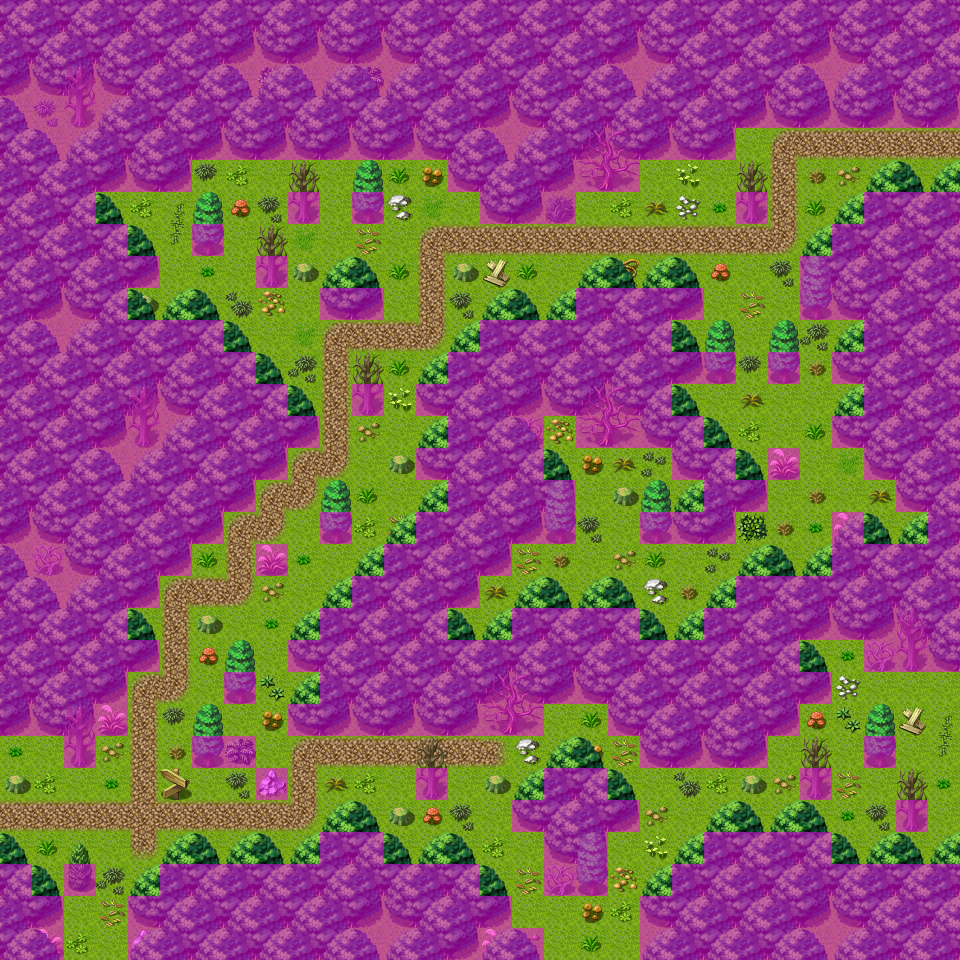

The image is a tile-based game level rendered from a .tmx file. Its description and source (layers, tilesets, objects; grid data summarised) follow:
An orthogonal 30x30 tile map with 32x32 px tiles, 4 tile layers (Ground, Objects, Above, Walkable), 40 tilesets and 13 objects (7x spawn, 5x mapchange, sign).

<map version="1.0" orientation="orthogonal" width="30" height="30" tilewidth="32" tileheight="32">
 <properties>
  <property name="outside" value="1" />
 </properties>
 <tileset firstgid="1" name="map_bed_1" tilewidth="32" tileheight="32">
  <image source="../drawable/map_bed_1.png" width="512" height="256" />
 </tileset>
 <tileset firstgid="129" name="map_border_1" tilewidth="32" tileheight="32">
  <image source="../drawable/map_border_1.png" width="512" height="256" />
 </tileset>
 <tileset firstgid="257" name="map_bridge_1" tilewidth="32" tileheight="32">
  <image source="../drawable/map_bridge_1.png" width="512" height="256" />
 </tileset>
 <tileset firstgid="385" name="map_broken_1" tilewidth="32" tileheight="32">
  <image source="../drawable/map_broken_1.png" width="512" height="256" />
 </tileset>
 <tileset firstgid="513" name="map_cavewall_1" tilewidth="32" tileheight="32">
  <image source="../drawable/map_cavewall_1.png" width="576" height="192" />
 </tileset>
 <tileset firstgid="621" name="map_cavewall_2" tilewidth="32" tileheight="32">
  <image source="../drawable/map_cavewall_2.png" width="576" height="192" />
 </tileset>
 <tileset firstgid="729" name="map_cavewall_3" tilewidth="32" tileheight="32">
  <image source="../drawable/map_cavewall_3.png" width="576" height="192" />
 </tileset>
 <tileset firstgid="837" name="map_chair_table_1" tilewidth="32" tileheight="32">
  <image source="../drawable/map_chair_table_1.png" width="512" height="256" />
 </tileset>
 <tileset firstgid="965" name="map_crate_1" tilewidth="32" tileheight="32">
  <image source="../drawable/map_crate_1.png" width="512" height="256" />
 </tileset>
 <tileset firstgid="1093" name="map_cupboard_1" tilewidth="32" tileheight="32">
  <image source="../drawable/map_cupboard_1.png" width="512" height="256" />
 </tileset>
 <tileset firstgid="1221" name="map_curtain_1" tilewidth="32" tileheight="32">
  <image source="../drawable/map_curtain_1.png" width="512" height="256" />
 </tileset>
 <tileset firstgid="1349" name="map_entrance_1" tilewidth="32" tileheight="32">
  <image source="../drawable/map_entrance_1.png" width="512" height="256" />
 </tileset>
 <tileset firstgid="1477" name="map_fence_1" tilewidth="32" tileheight="32">
  <image source="../drawable/map_fence_1.png" width="512" height="256" />
 </tileset>
 <tileset firstgid="1605" name="map_fence_2" tilewidth="32" tileheight="32">
  <image source="../drawable/map_fence_2.png" width="512" height="256" />
 </tileset>
 <tileset firstgid="1733" name="map_ground_1" tilewidth="32" tileheight="32">
  <image source="../drawable/map_ground_1.png" width="512" height="256" />
 </tileset>
 <tileset firstgid="1861" name="map_ground_2" tilewidth="32" tileheight="32">
  <image source="../drawable/map_ground_2.png" width="512" height="256" />
 </tileset>
 <tileset firstgid="1989" name="map_ground_3" tilewidth="32" tileheight="32">
  <image source="../drawable/map_ground_3.png" width="512" height="256" />
 </tileset>
 <tileset firstgid="2117" name="map_ground_4" tilewidth="32" tileheight="32">
  <image source="../drawable/map_ground_4.png" width="512" height="256" />
 </tileset>
 <tileset firstgid="2245" name="map_ground_5" tilewidth="32" tileheight="32">
  <image source="../drawable/map_ground_5.png" width="512" height="256" />
 </tileset>
 <tileset firstgid="2373" name="map_ground_6" tilewidth="32" tileheight="32">
  <image source="../drawable/map_ground_6.png" width="512" height="256" />
 </tileset>
 <tileset firstgid="2501" name="map_ground_7" tilewidth="32" tileheight="32">
  <image source="../drawable/map_ground_7.png" width="512" height="256" />
 </tileset>
 <tileset firstgid="2629" name="map_ground_8" tilewidth="32" tileheight="32">
  <image source="../drawable/map_ground_8.png" width="512" height="256" />
 </tileset>
 <tileset firstgid="2757" name="map_indoor_1" tilewidth="32" tileheight="32">
  <image source="../drawable/map_indoor_1.png" width="512" height="256" />
 </tileset>
 <tileset firstgid="2885" name="map_kitchen_1" tilewidth="32" tileheight="32">
  <image source="../drawable/map_kitchen_1.png" width="512" height="256" />
 </tileset>
 <tileset firstgid="3013" name="map_outdoor_1" tilewidth="32" tileheight="32">
  <image source="../drawable/map_outdoor_1.png" width="512" height="256" />
 </tileset>
 <tileset firstgid="3141" name="map_pillar_1" tilewidth="32" tileheight="32">
  <image source="../drawable/map_pillar_1.png" width="512" height="256" />
 </tileset>
 <tileset firstgid="3269" name="map_plant_1" tilewidth="32" tileheight="32">
  <image source="../drawable/map_plant_1.png" width="512" height="256" />
 </tileset>
 <tileset firstgid="3397" name="map_rock_1" tilewidth="32" tileheight="32">
  <image source="../drawable/map_rock_1.png" width="512" height="256" />
 </tileset>
 <tileset firstgid="3525" name="map_roof_1" tilewidth="32" tileheight="32">
  <image source="../drawable/map_roof_1.png" width="512" height="256" />
 </tileset>
 <tileset firstgid="3653" name="map_roof_2" tilewidth="32" tileheight="32">
  <image source="../drawable/map_roof_2.png" width="512" height="256" />
 </tileset>
 <tileset firstgid="3781" name="map_shop_1" tilewidth="32" tileheight="32">
  <image source="../drawable/map_shop_1.png" width="512" height="256" />
 </tileset>
 <tileset firstgid="3909" name="map_sign_ladder_1" tilewidth="32" tileheight="32">
  <image source="../drawable/map_sign_ladder_1.png" width="512" height="256" />
 </tileset>
 <tileset firstgid="4037" name="map_table_1" tilewidth="32" tileheight="32">
  <image source="../drawable/map_table_1.png" width="512" height="256" />
 </tileset>
 <tileset firstgid="4165" name="map_trail_1" tilewidth="32" tileheight="32">
  <image source="../drawable/map_trail_1.png" width="512" height="256" />
 </tileset>
 <tileset firstgid="4293" name="map_tree_1" tilewidth="32" tileheight="32">
  <image source="../drawable/map_tree_1.png" width="512" height="256" />
 </tileset>
 <tileset firstgid="4421" name="map_wall_1" tilewidth="32" tileheight="32">
  <image source="../drawable/map_wall_1.png" width="512" height="256" />
 </tileset>
 <tileset firstgid="4549" name="map_wall_2" tilewidth="32" tileheight="32">
  <image source="../drawable/map_wall_2.png" width="480" height="256" />
 </tileset>
 <tileset firstgid="4669" name="map_wall_3" tilewidth="32" tileheight="32">
  <image source="../drawable/map_wall_3.png" width="480" height="256" />
 </tileset>
 <tileset firstgid="4789" name="map_window_1" tilewidth="32" tileheight="32">
  <image source="../drawable/map_window_1.png" width="512" height="256" />
 </tileset>
 <tileset firstgid="4917" name="map_window_2" tilewidth="32" tileheight="32">
  <image source="../drawable/map_window_2.png" width="512" height="256" />
 </tileset>
 <layer name="Ground" width="30" height="30">
  <data>[900 cells, 900 non-empty, 1 distinct tile ids]</data>
 </layer>
 <layer name="Objects" width="30" height="30">
  <data>[900 cells, 735 non-empty, 50 distinct tile ids]</data>
 </layer>
 <layer name="Above" width="30" height="30">
  <data>[900 cells, 122 non-empty, 7 distinct tile ids]</data>
 </layer>
 <layer name="Walkable" width="30" height="30">
  <data>[900 cells, 547 non-empty, 1 distinct tile ids]</data>
 </layer>
 <objectgroup name="Mapevents" width="30" height="30">
  <!-- 6 objects omitted --></objectgroup>
 <objectgroup name="Spawn" width="30" height="30">
  <!-- 7 objects omitted --></objectgroup>
 <objectgroup name="Keys" width="30" height="30" />
</map>
<!-- 13 of 13 objects omitted -->
